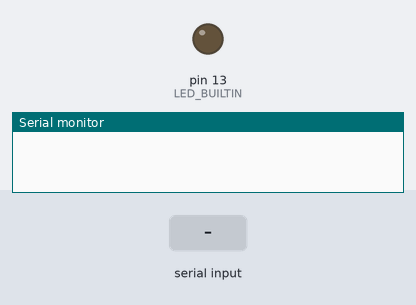
The sketch below on a simulated Arduino Uno, built with avr-gcc and run on an emulated ATmega328P. Parts: output pins drawn as LEDs (lit = HIGH), the last lines printed to the serial monitor. The inputs (shaded band) are chosen by the test bench.

Above: at 1.2 s.
1.3 s: "1" received over Serial
At 1.7 s:
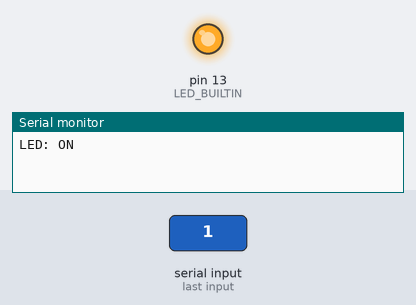
2.8 s: "0" received over Serial
At 4.0 s:
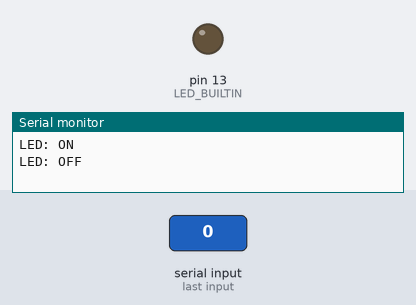
Timing chart, 0 to 5.8 s (numbered marks = the images above; inputs shaded):
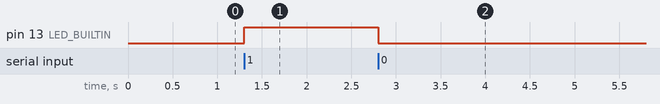

The sketch:

Arduino_Bluetooth.ino
```cpp
int state = 0;
// the setup function runs once when you press reset or power the board
void setup() {
  pinMode(LED_BUILTIN, OUTPUT);
  digitalWrite(LED_BUILTIN, LOW);
  Serial.begin(38400);
}

// the loop function runs over and over again forever
void loop() {
 if(Serial.available() > 0){ // Checks whether data is comming from the serial port
    state = Serial.read(); // Reads the data from the serial port
 }
 if (state == '0') {
  digitalWrite(LED_BUILTIN, LOW); // Turn LED OFF
  Serial.println("LED: OFF"); // Send back, to the phone, the String "LED: ON"
  state = 0;
 }
 else if (state == '1') {
  digitalWrite(LED_BUILTIN, HIGH);
  Serial.println("LED: ON");;
  state = 0;
 }                       // wait for a second
}
```

Measured:
- after the input at 1.3 s, pin 13 (LED_BUILTIN): LOW → HIGH at once
- after the input at 2.8 s, pin 13 (LED_BUILTIN): HIGH → LOW at once
